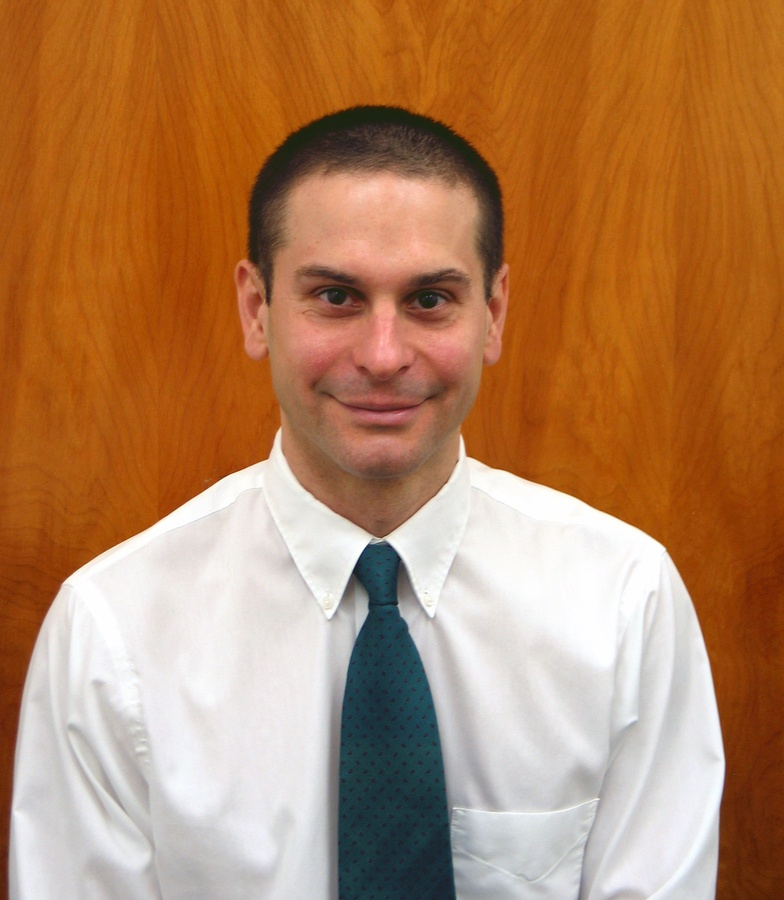
#> input picture Lab2/Edge/professor.jpg, 784 x 900 px, shrunk from 1704 x 1956 before the run
$ python canny.py
#> lines starting #> are read from the running program, lines starting #| are printed output that depends on the picture; after the words box and inside, x2 and y2 are one past the last pixel; in counts of white or black regions, pixels touching at a corner belong together
import cv2
import numpy as np
from matplotlib import pyplot as plt

file_path = 'professor.jpg'
dest_path = 'professor_edge.jpg'

img = cv2.imread(file_path,0)
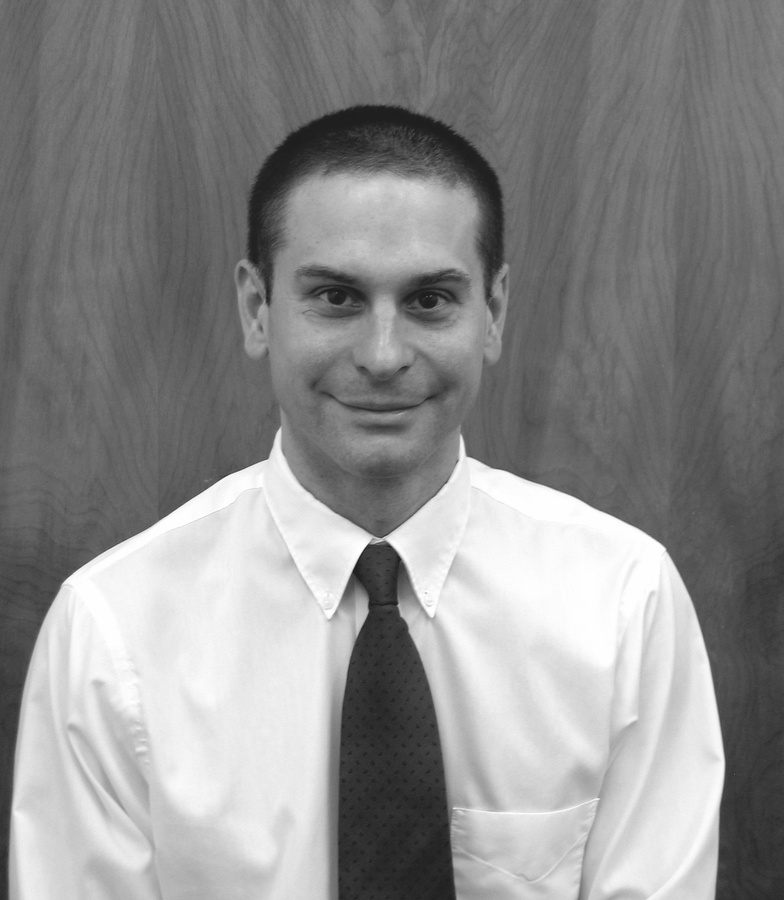
#> img: shape (900, 784); min 26, max 255, mean 141.5
edges = cv2.Canny(img,50,100,False)
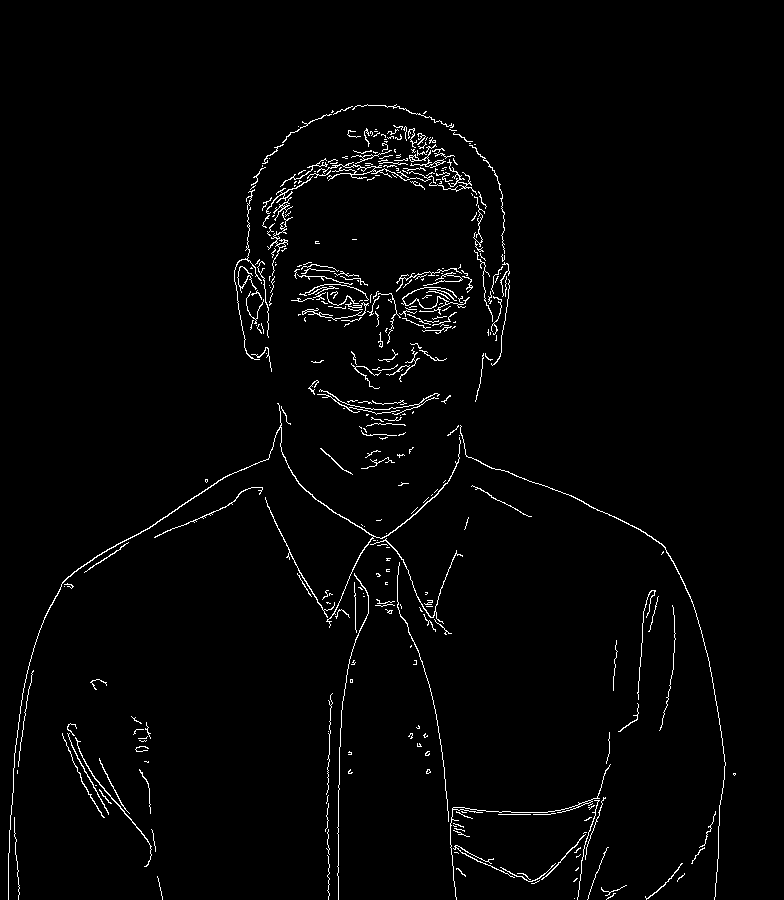
#> edges: shape (900, 784); 2% white in thin lines or dots, all inside (x1, y1, x2, y2) = (8, 104, 736, 900)
cv2.imwrite(dest_path, edges)
